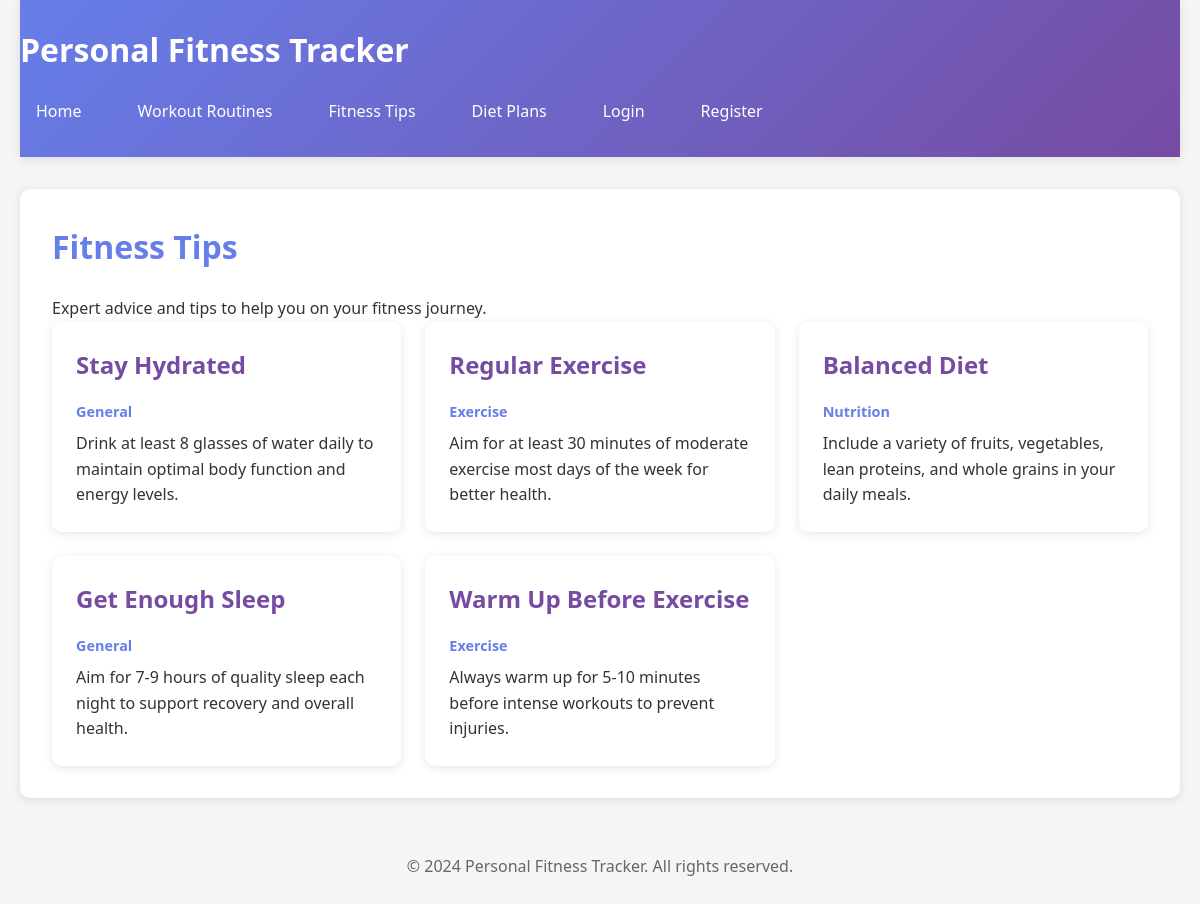
Screenshot of /public/tips.php with the database file from the repository.
### tables this page shows
CREATE TABLE IF NOT EXISTS fitness_tips (
    id INT AUTO_INCREMENT PRIMARY KEY,
    title VARCHAR(200) NOT NULL,
    content TEXT NOT NULL,
    category VARCHAR(50),
    created_by INT,
    created_at TIMESTAMP DEFAULT CURRENT_TIMESTAMP,
    updated_at TIMESTAMP DEFAULT CURRENT_TIMESTAMP ON UPDATE CURRENT_TIMESTAMP,
    FOREIGN KEY (created_by) REFERENCES users(id) ON DELETE SET NULL
);

### config/config.php (called while the page is built, shortened)
<?php
function isLoggedIn() {
    return isset($_SESSION['user_id']);
}
?>

### public/tips.php (the view, shortened to what this page needs)
<?php
require_once '../config/config.php';
$conn = getDBConnection();
$tips = $conn->query("SELECT ft.*, u.username FROM fitness_tips ft LEFT JOIN users u ON ft.created_by = u.id ORDER BY ft.created_at DESC")->fetch_all(MYSQLI_ASSOC);
?>
<!DOCTYPE html>
<html lang="en">
<head>
    <link rel="stylesheet" href="../assets/css/style.css">
</head>
<body>
    <div class="container">
        <header>
            <h1>Personal Fitness Tracker</h1>
            <nav>
                <a href="../index.php">Home</a>
                <a href="routines.php">Workout Routines</a>
                <a href="tips.php">Fitness Tips</a>
                <a href="diet-plans.php">Diet Plans</a>
                <?php if (isLoggedIn()): ?>
                    <a href="../logout.php">Logout</a>
                <?php else: ?>
                    <a href="../login.php">Login</a>
                    <a href="../register.php">Register</a>
                <?php endif; ?>
            </nav>
        </header>
        <main>
            <h2>Fitness Tips</h2>
            <p>Expert advice and tips to help you on your fitness journey.</p>
            <div class="tips-grid">
                <?php if (empty($tips)): ?>
                    <p>No fitness tips available.</p>
                <?php else: ?>
                    <?php foreach ($tips as $tip): ?>
                        <div class="tip-card">
                            <h3><?php echo htmlspecialchars($tip['title']); ?></h3>
                            <?php if ($tip['category']): ?>
                                <p class="tip-category"><?php echo htmlspecialchars($tip['category']); ?></p>
                            <?php endif; ?>
                            <p><?php echo nl2br(htmlspecialchars($tip['content'])); ?></p>
                        </div>
                    <?php endforeach; ?>
                <?php endif; ?>
            </div>
        </main>
        <footer>
            <p>&copy; 2024 Personal Fitness Tracker. All rights reserved.</p>
        </footer>
    </div>
</body>
</html>

### assets/css/style.css (style rules this page uses)
* { margin: 0; padding: 0; box-sizing: border-box; }
body { font-family: 'Segoe UI', Tahoma, Geneva, Verdana, sans-serif; line-height: 1.6; color: #333; background-color: #f5f5f5; }
.container { max-width: 1200px; margin: 0 auto; padding: 0 20px; min-height: 100vh; display: flex; flex-direction: column; }
header { background: linear-gradient(135deg, #667eea 0%, #764ba2 100%); color: white; padding: 1.5rem 0; box-shadow: 0 2px 10px rgba(0,0,0,0.1); }
header h1 { margin-bottom: 1rem; font-size: 2rem; }
nav { display: flex; gap: 1.5rem; flex-wrap: wrap; }
nav a { color: white; text-decoration: none; padding: 0.5rem 1rem; border-radius: 5px; transition: background-color 0.3s; }
main { flex: 1; padding: 2rem 0; background-color: white; margin: 2rem 0; border-radius: 10px; box-shadow: 0 2px 10px rgba(0,0,0,0.1); padding: 2rem; }
footer { text-align: center; padding: 1.5rem 0; color: #666; margin-top: auto; }
h2 { color: #667eea; margin-bottom: 1.5rem; font-size: 2rem; }
h3 { color: #764ba2; margin-bottom: 1rem; font-size: 1.5rem; }
.feature-card, .stat-card, .plan-card, .routine-card, .tip-card, .diet-plan-card { background: white; padding: 1.5rem; border-radius: 10px; box-shadow: 0 2px 10px rgba(0,0,0,0.1); transition: transform 0.3s, box-shadow 0.3s; }
.tips-grid { display: grid; grid-template-columns: repeat(auto-fill, minmax(300px, 1fr)); gap: 1.5rem; }
.tip-category { color: #667eea; font-weight: 600; font-size: 0.9rem; margin-bottom: 0.5rem; }

### rows the page displays
fitness_tips: title "Stay Hydrated", category "General", content "Drink at least 8 glasses of water daily to maintain optimal body function and energy levels."
fitness_tips: title "Regular Exercise", category "Exercise", content "Aim for at least 30 minutes of moderate exercise most days of the week for better health."
fitness_tips: title "Balanced Diet", category "Nutrition", content "Include a variety of fruits, vegetables, lean proteins, and whole grains in your daily meals."
fitness_tips: title "Get Enough Sleep", category "General", content "Aim for 7-9 hours of quality sleep each night to support recovery and overall health."
fitness_tips: title "Warm Up Before Exercise", category "Exercise", content "Always warm up for 5-10 minutes before intense workouts to prevent injuries."
